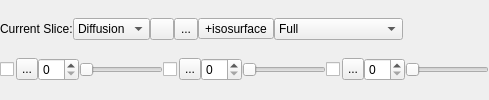
  <widget class="QWidget" name="centralwidget">
   <property name="sizePolicy">
    <sizepolicy hsizetype="Preferred" vsizetype="Preferred">
     <horstretch>0</horstretch>
     <verstretch>0</verstretch>
    </sizepolicy>
   </property>
   <layout class="QVBoxLayout" name="centralLayout">
    <property name="spacing">
     <number>0</number>
    </property>
    <property name="margin">
     <number>0</number>
    </property>
    <item>
     <layout class="QHBoxLayout" name="horizontalLayout_13">
      <property name="spacing">
       <number>0</number>
      </property>
      <item>
       <widget class="QLabel" name="label_3">
        <property name="text">
         <string>Current Slice:</string>
        </property>
       </widget>
      </item>
      <item>
       <widget class="QComboBox" name="SliceModality">
        <property name="maximumSize">
         <size>
          <width>16777215</width>
          <height>22</height>
         </size>
        </property>
        <item>
         <property name="text">
          <string>Diffusion</string>
         </property>
        </item>
       </widget>
      </item>
      <item>
       <widget class="QToolButton" name="addSlices">
        <property name="maximumSize">
         <size>
          <width>24</width>
          <height>22</height>
         </size>
        </property>
        <property name="text">
         <string/>
        </property>
        <property name="icon">
         <iconset resource="../icons.qrc">
          <normaloff>:/icons/icons/open.xpm</normaloff>:/icons/icons/open.xpm</iconset>
        </property>
        <property name="toolButtonStyle">
         <enum>Qt::ToolButtonTextBesideIcon</enum>
        </property>
       </widget>
      </item>
      <item>
       <widget class="QToolButton" name="deleteSlice">
        <property name="maximumSize">
         <size>
          <width>24</width>
          <height>22</height>
         </size>
        </property>
        <property name="text">
         <string>...</string>
        </property>
        <property name="icon">
         <iconset resource="../icons.qrc">
          <normaloff>:/icons/icons/delete.xpm</normaloff>:/icons/icons/delete.xpm</iconset>
        </property>
       </widget>
      </item>
      <item>
       <widget class="QToolButton" name="isosurfaceButton">
        <property name="text">
         <string>+isosurface</string>
        </property>
       </widget>
      </item>
      <item>
       <widget class="QComboBox" name="surfaceStyle">
        <property name="maximumSize">
         <size>
          <width>16777215</width>
          <height>22</height>
         </size>
        </property>
        <item>
         <property name="text">
          <string>Full</string>
         </property>
        </item>
        <item>
         <property name="text">
          <string>Right Hemisphere</string>
         </property>
        </item>
        <item>
         <property name="text">
          <string>Left Hemisphere</string>
         </property>
        </item>
        <item>
         <property name="text">
          <string>Lower Brain</string>
         </property>
        </item>
        <item>
         <property name="text">
          <string>Upper Brain</string>
         </property>
        </item>
        <item>
         <property name="text">
          <string>Anterior Half</string>
         </property>
        </item>
        <item>
         <property name="text">
          <string>Posterior Half</string>
         </property>
        </item>
       </widget>
      </item>
      <item>
       <spacer name="horizontalSpacer">
        <property name="orientation">
         <enum>Qt::Horizontal</enum>
        </property>
        <property name="sizeHint" stdset="0">
         <size>
          <width>40</width>
          <height>20</height>
         </size>
        </property>
       </spacer>
      </item>
     </layout>
    </item>
    <item>
     <layout class="QHBoxLayout" name="centralLayout2">
      <property name="spacing">
       <number>0</number>
      </property>
      <item>
       <widget class="QCheckBox" name="glSagCheck">
        <property name="sizePolicy">
         <sizepolicy hsizetype="Fixed" vsizetype="Fixed">
          <horstretch>0</horstretch>
          <verstretch>0</verstretch>
         </sizepolicy>
        </property>
        <property name="minimumSize">
         <size>
          <width>16</width>
          <height>0</height>
         </size>
        </property>
        <property name="text">
         <string/>
        </property>
       </widget>
      </item>
      <item>
       <widget class="QToolButton" name="glSagView">
        <property name="maximumSize">
         <size>
          <width>22</width>
          <height>22</height>
         </size>
        </property>
        <property name="text">
         <string>...</string>
        </property>
        <property name="icon">
         <iconset resource="../icons.qrc">
          <normaloff>:/icons/icons/sag.xpm</normaloff>:/icons/icons/sag.xpm</iconset>
        </property>
       </widget>
      </item>
      <item>
       <widget class="QSpinBox" name="glSagBox">
        <property name="sizePolicy">
         <sizepolicy hsizetype="Maximum" vsizetype="Fixed">
          <horstretch>0</horstretch>
          <verstretch>0</verstretch>
         </sizepolicy>
        </property>
       </widget>
      </item>
      <item>
       <widget class="QSlider" name="glSagSlider">
        <property name="orientation">
         <enum>Qt::Horizontal</enum>
        </property>
       </widget>
      </item>
      <item>
       <widget class="QCheckBox" name="glCorCheck">
        <property name="sizePolicy">
         <sizepolicy hsizetype="Fixed" vsizetype="Fixed">
          <horstretch>0</horstretch>
          <verstretch>0</verstretch>
         </sizepolicy>
        </property>
        <property name="minimumSize">
         <size>
          <width>16</width>
          <height>0</height>
         </size>
        </property>
        <property name="text">
         <string/>
        </property>
       </widget>
      </item>
      <item>
       <widget class="QToolButton" name="glCorView">
        <property name="maximumSize">
         <size>
          <width>22</width>
          <height>22</height>
         </size>
        </property>
        <property name="text">
         <string>...</string>
        </property>
        <property name="icon">
         <iconset resource="../icons.qrc">
          <normaloff>:/icons/icons/coronal.xpm</normaloff>:/icons/icons/coronal.xpm</iconset>
        </property>
       </widget>
      </item>
      <item>
       <widget class="QSpinBox" name="glCorBox">
        <property name="sizePolicy">
         <sizepolicy hsizetype="Maximum" vsizetype="Fixed">
          <horstretch>0</horstretch>
          <verstretch>0</verstretch>
         </sizepolicy>
        </property>
       </widget>
      </item>
      <item>
       <widget class="QSlider" name="glCorSlider">
        <property name="orientation">
         <enum>Qt::Horizontal</enum>
        </property>
       </widget>
      </item>
      <item>
       <widget class="QCheckBox" name="glAxiCheck">
        <property name="sizePolicy">
         <sizepolicy hsizetype="Fixed" vsizetype="Fixed">
          <horstretch>0</horstretch>
          <verstretch>0</verstretch>
         </sizepolicy>
        </property>
        <property name="minimumSize">
         <size>
          <width>16</width>
          <height>0</height>
         </size>
        </property>
        <property name="text">
         <string/>
        </property>
       </widget>
      </item>
      <item>
       <widget class="QToolButton" name="glAxiView">
        <property name="minimumSize">
         <size>
          <width>0</width>
          <height>0</height>
         </size>
        </property>
        <property name="maximumSize">
         <size>
          <width>22</width>
          <height>22</height>
         </size>
        </property>
        <property name="text">
         <string>...</string>
        </property>
        <property name="icon">
         <iconset resource="../icons.qrc">
          <normaloff>:/icons/icons/axial.xpm</normaloff>:/icons/icons/axial.xpm</iconset>
        </property>
       </widget>
      </item>
      <item>
       <widget class="QSpinBox" name="glAxiBox">
        <property name="sizePolicy">
         <sizepolicy hsizetype="Maximum" vsizetype="Fixed">
          <horstretch>0</horstretch>
          <verstretch>0</verstretch>
         </sizepolicy>
        </property>
       </widget>
      </item>
      <item>
       <widget class="QSlider" name="glAxiSlider">
        <property name="orientation">
         <enum>Qt::Horizontal</enum>
        </property>
       </widget>
      </item>
     </layout>
    </item>
   </layout>
  </widget>
